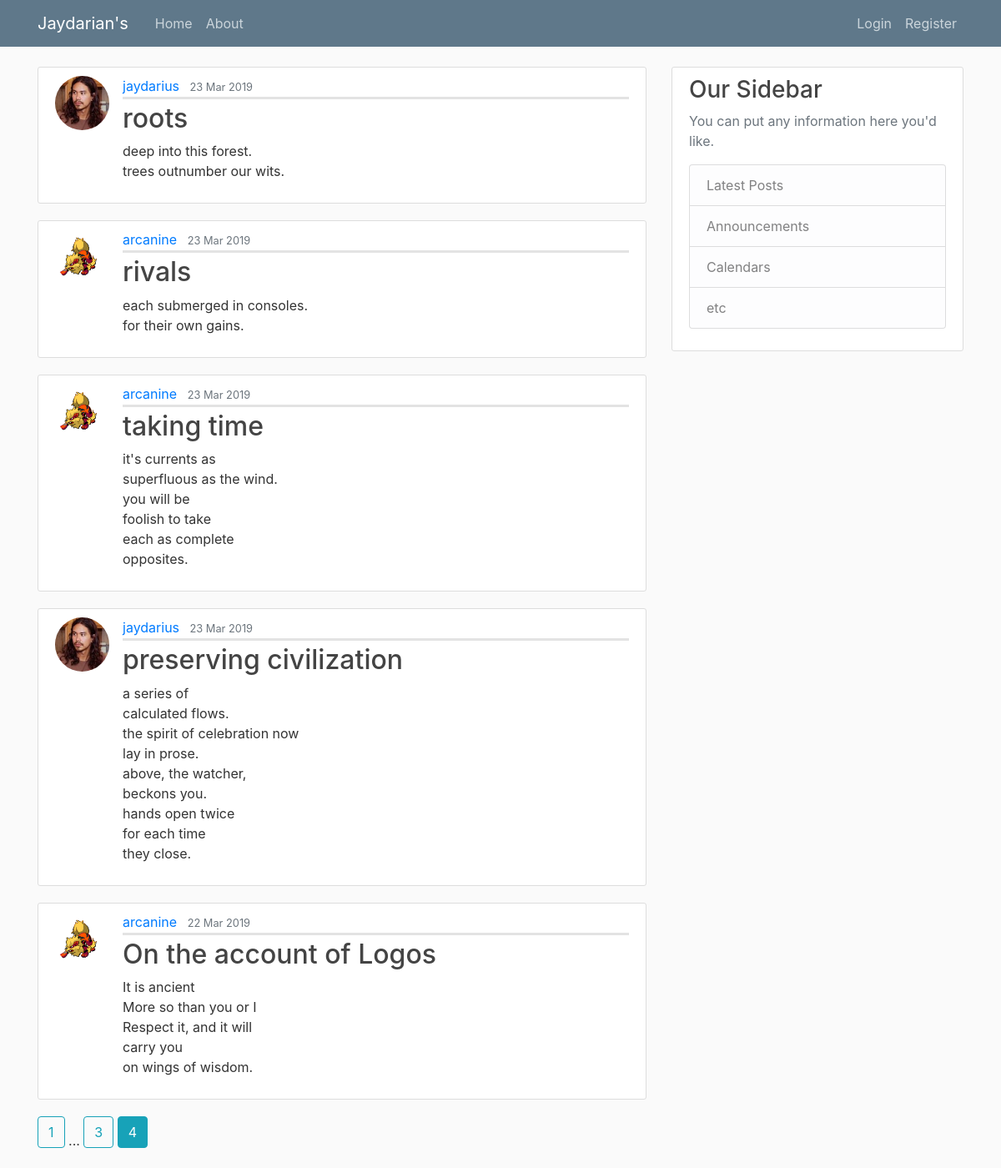
/home?page=4, run on the app's committed database.
### jay_site/models.py (models this page shows, shortened)
class Post(db.Model):
    id = db.Column(db.Integer, primary_key=True)
    title = db.Column(db.String(100), nullable=False)
    date_posted = db.Column(db.DateTime, nullable=False, default=datetime.utcnow)
    content = db.Column(db.Text, nullable=False)
    user_id = db.Column(db.Integer, db.ForeignKey('user.id'), nullable=False)

class User(db.Model, UserMixin):
    id = db.Column(db.Integer, primary_key=True)
    username = db.Column(db.String(20), unique=True, nullable=False)
    email = db.Column(db.String(120), unique=True, nullable=False)
    image_file = db.Column(db.String(20), nullable=False, default='default.jpg')
    password = db.Column(db.String(60), nullable=False)
    posts = db.relationship('Post', backref='author', lazy=True)

### jay_site/main/routes.py (the view)
@main.route("/")
@main.route("/home")
def home():  # AKA view function
    page = request.args.get('page', 1, type=int)  # by default, add a query parameter to this route. It's default value is 1
    posts = Post.query.order_by(Post.date_posted.desc()).paginate(page=page, per_page=5)
    return render_template('home.html', posts=posts)

### jay_site/templates/home.html
{% extends "layout.html" %}
{% block content %}
    {% for post in posts.items %}
        <article class="media content-section">
          <img class="rounded-circle article-img" src="{{ url_for('static', filename='profile_pics/' + post.author.image_file) }}">
          <div class="media-body">
            <div class="article-metadata">
              <a class="mr-2" href="{{ url_for('users.user_posts', username=post.author.username) }}">{{ post.author.username }}</a>
              <small class="text-muted">{{ post.date_posted.strftime('%d %b %Y') }}</small>
            </div>
            <h2><a class="article-title" href="{{ url_for('posts.post', post_id=post.id) }}">{{ post.title }}</a></h2>
            <p class="article-content">{{ post.content }}</p>
          </div>
        </article>
    {% endfor %}
    {% for page_num in posts.iter_pages(left_edge=1, right_edge=1, left_current=1, right_current=2) %}
        {% if page_num %}
            {% if posts.page == page_num %}
              <a class="btn btn-info mb-4" href="{{ url_for('main.home', page=page_num) }}">{{ page_num }}</a>
            {% else %}
              <a class="btn btn-outline-info mb-4" href="{{ url_for('main.home', page=page_num) }}">{{ page_num }}</a>
            {% endif %}
        {% else %}
        ...
        {% endif %}
    {% endfor %}
{% endblock content %}

### jay_site/static/main.css (style rules this page uses)
body { background: #fafafa; color: #333333; margin-top: 5rem; }
h1, h2, h3, h4, h5, h6 { color: #444444; }
.content-section { background: #ffffff; padding: 10px 20px; border: 1px solid #dddddd; border-radius: 3px; margin-bottom: 20px; }
.article-title { color: #444444; }
.article-content { white-space: pre-line; }
.article-img { height: 65px; width: 65px; margin-right: 16px; }
.article-metadata { padding-bottom: 1px; margin-bottom: 4px; border-bottom: 3px solid #e3e3e3 }

### data on the page
Post: image_file (picture), author.username "jaydarius", date_posted "23 Mar 2019", title "roots", content "deep into this forest. trees outnumber our wits."
Post: image_file (picture), author.username "arcanine", date_posted "23 Mar 2019", title "rivals", content "each submerged in consoles. for their own gains."
Post: image_file (picture), author.username "arcanine", date_posted "23 Mar 2019", title "taking time", content "it's currents as superfluous as the wind. you will be foolish to take each as complete opposites."
Post: image_file (picture), author.username "jaydarius", date_posted "23 Mar 2019", title "preserving civilization", content "a series of calculated flows. the spirit of celebration now lay in prose. above, the watcher, beckons you. hands open twice for each time they close."
Post: image_file (picture), author.username "arcanine", date_posted "22 Mar 2019", title "On the account of Logos", content "It is ancient More so than you or I Respect it, and it will carry you on wings of wisdom."

### other printed values
{{ page_num }} "1" "3"
{{ page_num }} "4"
